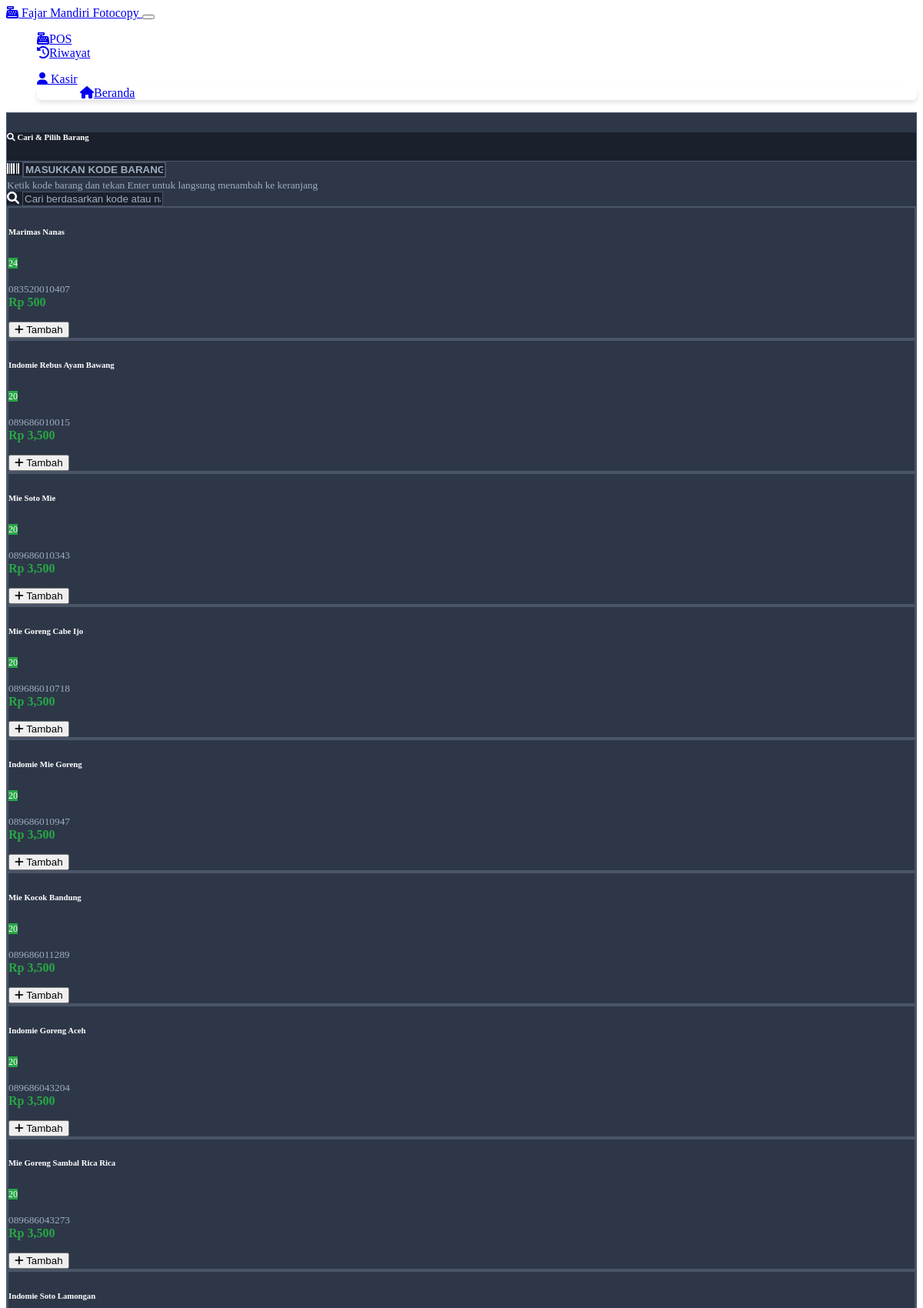
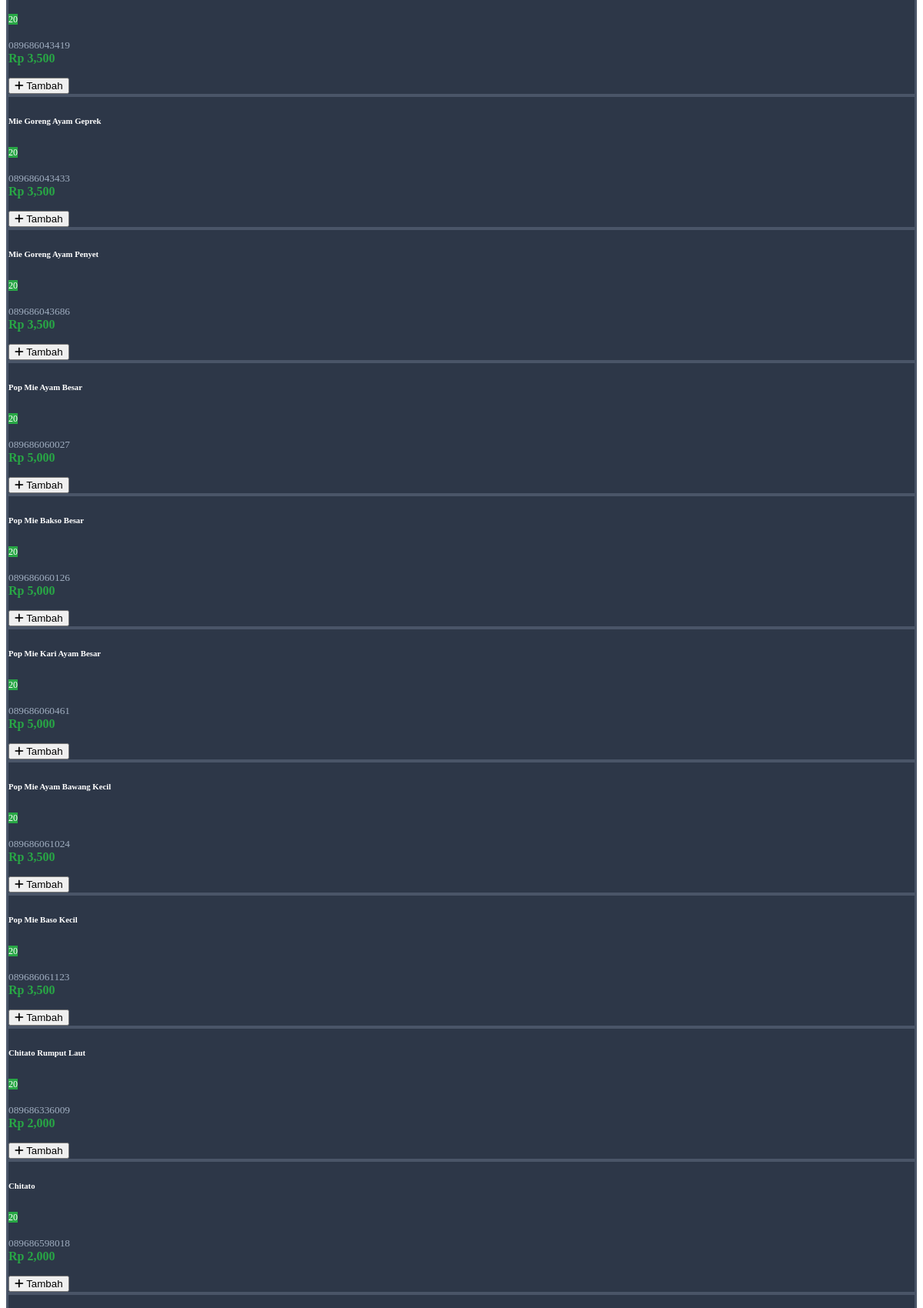
Screenshot of /cashier (upper part) with the database file from the repository (2 pictures, top to bottom).
### tables this page shows
CREATE TABLE barang (
    id TEXT PRIMARY KEY,
    kode TEXT,
    nama TEXT,
    harga_awal INTEGER,
    harga_jual INTEGER,
    stok_awal INTEGER,
    stok_akhir INTEGER,
    profit INTEGER
);

### app.py (the view)
@app.route('/cashier')
def cashier_pos():
    session['user_role'] = 'cashier'  # Simple role assignment for cashier
    items = get_all_items()
    return render_template('cashier/pos.html', items=items)

### app.py (called while the page is built)
def get_db_connection():
    conn = sqlite3.connect(DATABASE_PATH)
    conn.row_factory = sqlite3.Row  # This enables column access by name
    return conn

def get_all_items():
    conn = get_db_connection()
    items = conn.execute('SELECT * FROM barang ORDER BY kode').fetchall()
    conn.close()
    return [dict(item) for item in items]

### templates/cashier/pos.html (shortened to what this page needs)
{% extends "base.html" %}
{% block content %}
<div class="row">
    <div class="col-md-7">
        <div class="card">
            <div class="card-header">
                <h6 class="card-title mb-0">
                    <i class="fas fa-search me-2"></i>
                    Cari & Pilih Barang
                </h6>
            </div>
            <div class="card-body">
                <div class="mb-3">
                    <div class="input-group">
                        <span class="input-group-text">
                            <i class="fas fa-barcode"></i>
                        </span>
                        <input type="text" class="form-control" id="quickItemInput"
                               placeholder="Masukkan kode barang dan tekan Enter...">
                    </div>
                    <small class="text-muted">Ketik kode barang dan tekan Enter untuk langsung menambah ke keranjang</small>
                </div>
                <div class="mb-3">
                    <div class="input-group">
                        <span class="input-group-text">
                            <i class="fas fa-search"></i>
                        </span>
                        <input type="text" class="form-control" id="searchInput"
                               placeholder="Cari berdasarkan kode atau nama barang...">
                    </div>
                </div>
                <div id="allItems" class="row g-2">
                    {% for item in items %}
                        {% if item.stok_akhir > 0 %}
                        <div class="col-md-6 col-lg-4">
                            <div class="card item-card" data-item='{{ item|tojson }}'>
                                <div class="card-body p-3">
                                    <div class="d-flex justify-content-between align-items-start mb-2">
                                        <h6 class="card-title mb-0">{{ item.nama }}</h6>
                                        <span class="badge bg-success">{{ item.stok_akhir }}</span>
                                    </div>
                                    <p class="card-text">
                                        <small class="text-muted">{{ item.kode }}</small><br>
                                        <strong>Rp {{ "{:,.0f}".format(item.harga_jual) }}</strong>
                                    </p>
                                    <button class="btn btn-primary btn-sm w-100 add-to-cart">
                                        <i class="fas fa-plus me-1"></i>
                                        Tambah
                                    </button>
                                </div>
                            </div>
                        </div>
                        {% endif %}
                    {% endfor %}
                </div>
            </div>
        </div>
    </div>
</div>
{% endblock %}

### static/css/style.css (style rules this page uses)
body { color: #ffffff !important; }
.card { background-color: #2d3748 !important; border: 1px solid #4a5568 !important; color: #ffffff !important; }
.card-header { background-color: #1a202c !important; border-bottom: 1px solid #4a5568 !important; color: #ffffff !important; }
.card-title, .card-text { color: #ffffff !important; }
.text-muted { color: #a0aec0 !important; }
#quickItemInput { font-weight: bold; text-transform: uppercase; background-color: #1a202c; border: 2px solid #007bff; color: #ffffff !important; }
#quickItemInput::placeholder { color: #a0aec0 !important; }
#searchInput { background-color: #1a202c; border: 1px solid #4a5568; color: #ffffff !important; }
#searchInput::placeholder { color: #a0aec0 !important; }
.input-group-text { background-color: #1a202c !important; border-color: #4a5568 !important; color: #ffffff !important; }
.form-control { background-color: #1a202c !important; border-color: #4a5568 !important; color: #ffffff !important; }
.form-control::placeholder { color: #a0aec0 !important; }
.item-card { cursor: pointer; transition: all 0.2s ease-in-out; border: 2px solid #4a5568 !important; background-color: #2d3748 !important; }
.badge.bg-success { background-color: #28a745 !important; color: #ffffff !important; }
small.text-muted { color: #a0aec0 !important; }
.card-text strong { color: #28a745 !important; }
.badge { font-size: 0.75em; }
.card { transition: box-shadow 0.2s ease-in-out; }
.input-group-text { background-color: var(--bs-gray-100); border-color: var(--bs-gray-300); }

### rows the page displays
barang: nama "Marimas Nanas", stok_akhir "24", kode "083520010407", harga_jual "500"
barang: nama "Indomie Rebus Ayam Bawang", stok_akhir "20", kode "089686010015", harga_jual "3,500"
barang: nama "Mie Soto Mie", stok_akhir "20", kode "089686010343", harga_jual "3,500"
barang: nama "Mie Goreng Cabe Ijo", stok_akhir "20", kode "089686010718", harga_jual "3,500"
barang: nama "Indomie Mie Goreng", stok_akhir "20", kode "089686010947", harga_jual "3,500"
barang: nama "Mie Kocok Bandung", stok_akhir "20", kode "089686011289", harga_jual "3,500"
barang: nama "Indomie Goreng Aceh", stok_akhir "20", kode "089686043204", harga_jual "3,500"
barang: nama "Mie Goreng Sambal Rica Rica", stok_akhir "20", kode "089686043273", harga_jual "3,500"
barang: nama "Indomie Soto Lamongan", stok_akhir "20", kode "089686043419", harga_jual "3,500"
barang: nama "Mie Goreng Ayam Geprek", stok_akhir "20", kode "089686043433", harga_jual "3,500"
barang: nama "Mie Goreng Ayam Penyet", stok_akhir "20", kode "089686043686", harga_jual "3,500"
barang: nama "Pop Mie Ayam Besar", stok_akhir "20", kode "089686060027", harga_jual "5,000"
barang: nama "Pop Mie Bakso Besar", stok_akhir "20", kode "089686060126", harga_jual "5,000"
barang: nama "Pop Mie Kari Ayam Besar", stok_akhir "20", kode "089686060461", harga_jual "5,000"
barang: nama "Pop Mie Ayam Bawang Kecil", stok_akhir "20", kode "089686061024", harga_jual "3,500"
barang: nama "Pop Mie Baso Kecil", stok_akhir "20", kode "089686061123", harga_jual "3,500"
barang: nama "Chitato Rumput Laut", stok_akhir "20", kode "089686336009", harga_jual "2,000"
barang: nama "Chitato", stok_akhir "20", kode "089686598018", harga_jual "2,000"
